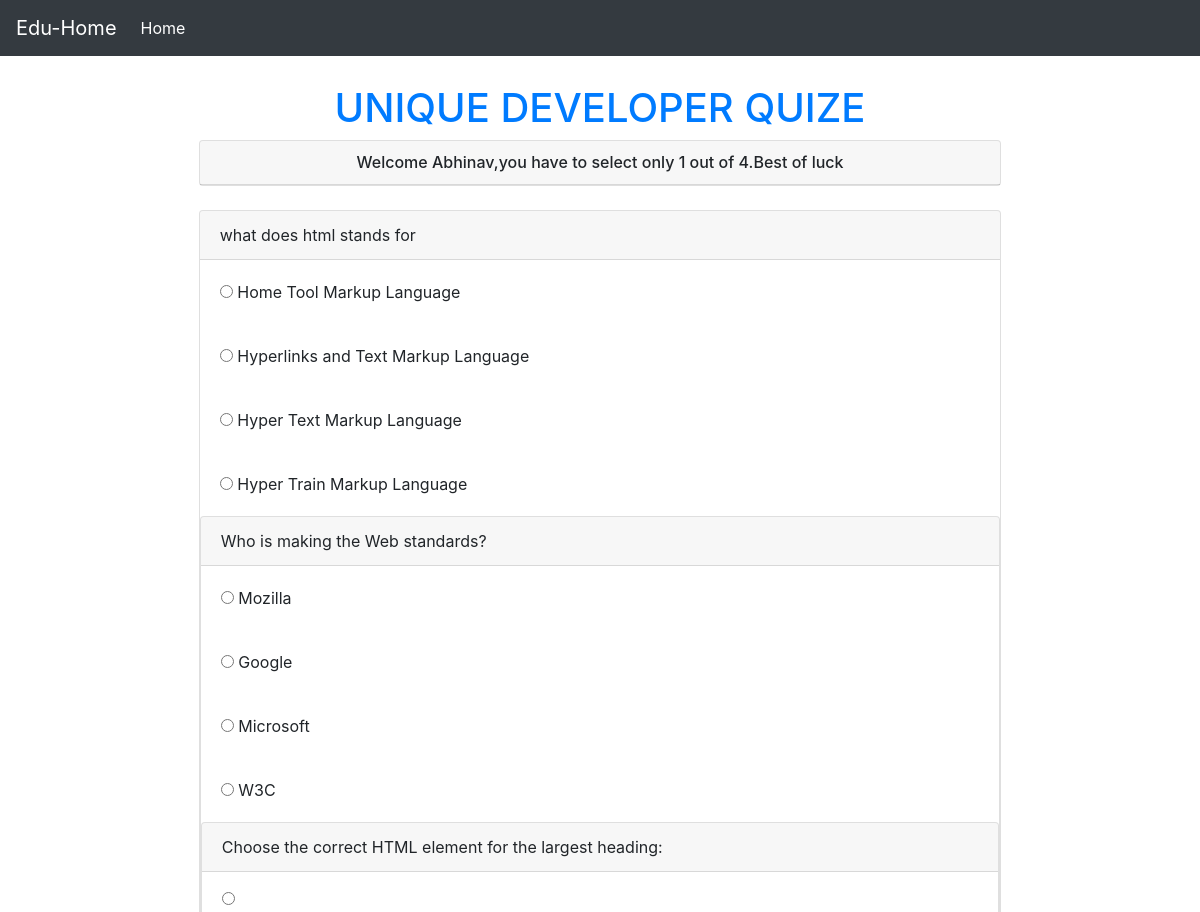
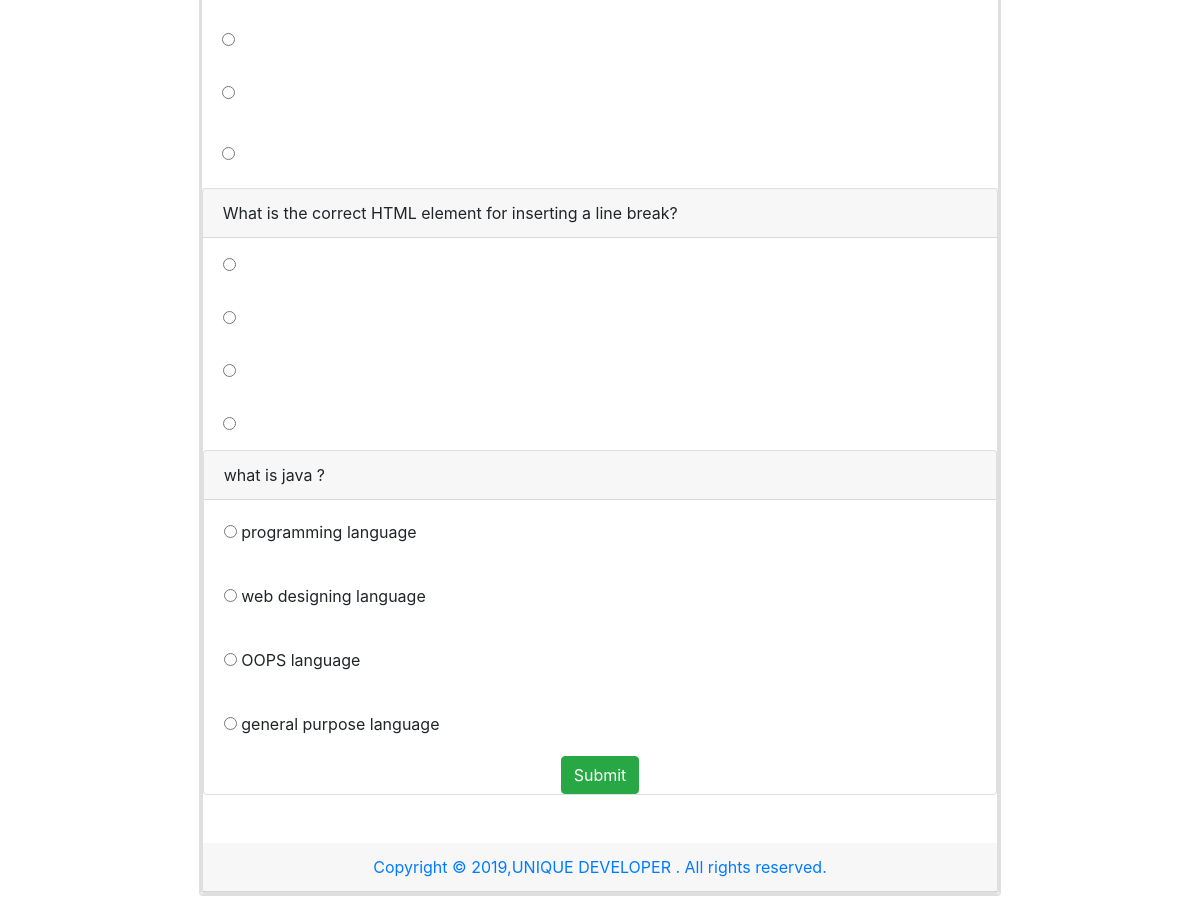
The page /uniquedeveloper/exercise/exercise.php (signed in) on the database its author committed (2 pictures, top to bottom).
### tables this page shows
CREATE TABLE `questions` (
  `qid` int(250) NOT NULL,
  `question` varchar(255) DEFAULT NULL,
  `ans_id` int(255) DEFAULT NULL,
  `course_name` varchar(255) DEFAULT NULL
);

CREATE TABLE `answers` (
  `aid` int(255) NOT NULL,
  `answer` varchar(255) DEFAULT NULL,
  `ans_id` int(250) DEFAULT NULL,
  `course_name` varchar(255) DEFAULT NULL
);

### uniquedeveloper/exercise/exercise.php (the view, shortened to what this page needs)
<?php
include "../admin/includes/header.php";
 $con=mysqli_connect('localhost','root');
mysqli_select_db($con,'uniquedeveloper');
?>
<!DOCTYPE html>
<html>
<head>
</head>
<body>
	<?php include "../admin/includes/navbar.php"; ?>
	<div class="container" style="margin-top: 60px;">
	<h1 class="text-center text-primary">UNIQUE DEVELOPER QUIZE</h1>
	<div class="col-lg-9 m-auto d-block">
		<div class="card">
			<h6 class="text-center card-header">Welcome <?php echo $_SESSION['username']; ?>,you have to select only 1 out of 4.Best of luck
			</h6>
		</div><br>
		<form method="POST" action="checked.php">
		<?php
		for ($i=1; $i < 6; $i++) {
		 $q="select * from questions where qid=$i";
		 $query=mysqli_query($con,$q);
		 while ($row=mysqli_fetch_array($query)) {
		 	?>
		 	<div class="card">
		 		<p class="card-header"><?php echo $row['question']; ?></p>
		 		<?php
		 			 $q="select * from answers where ans_id=$i";
			 		$query=mysqli_query($con,$q);
		 			while ($row=mysqli_fetch_array($query)) {
				 ?>
				 <div class="card-body">
				 	<input type="radio" name="quizecheck[<?php echo $row['ans_id'] ?>]" value="<?php echo $row['aid'] ?>">
				 	<?php echo $row['answer']; ?>
				 </div>
		 <?php
		  }
		}
		}
		?>
		<input type="submit" name="btnsubmitques" value="Submit" class="btn btn-success m-auto d-block">
</form>
</div><br><br>
<div class="card-header text-center text-primary">
	Copyright © 2019,UNIQUE DEVELOPER . All rights reserved.
</div>
	</div>
</body>
</html>

### rows shown on the page
questions: question "what does html stands for"
answers: answer "Home Tool Markup Language"
answers: answer "Hyperlinks and Text Markup Language"
answers: answer "Hyper Text Markup Language"
answers: answer "Hyper Train Markup Language"
questions: question "Who is making the Web standards?"
answers: answer "Mozilla"
answers: answer "Google"
answers: answer "Microsoft"
answers: answer "W3C"
questions: question "Choose the correct HTML element for the largest heading:"
questions: question "What is the correct HTML element for inserting a line break?"
questions: question "what is java ?"
answers: answer "programming language"
answers: answer "web designing language"
answers: answer "OOPS language"
answers: answer "general purpose language"

### other values the page prints
$_SESSION['username'] "Abhinav"
